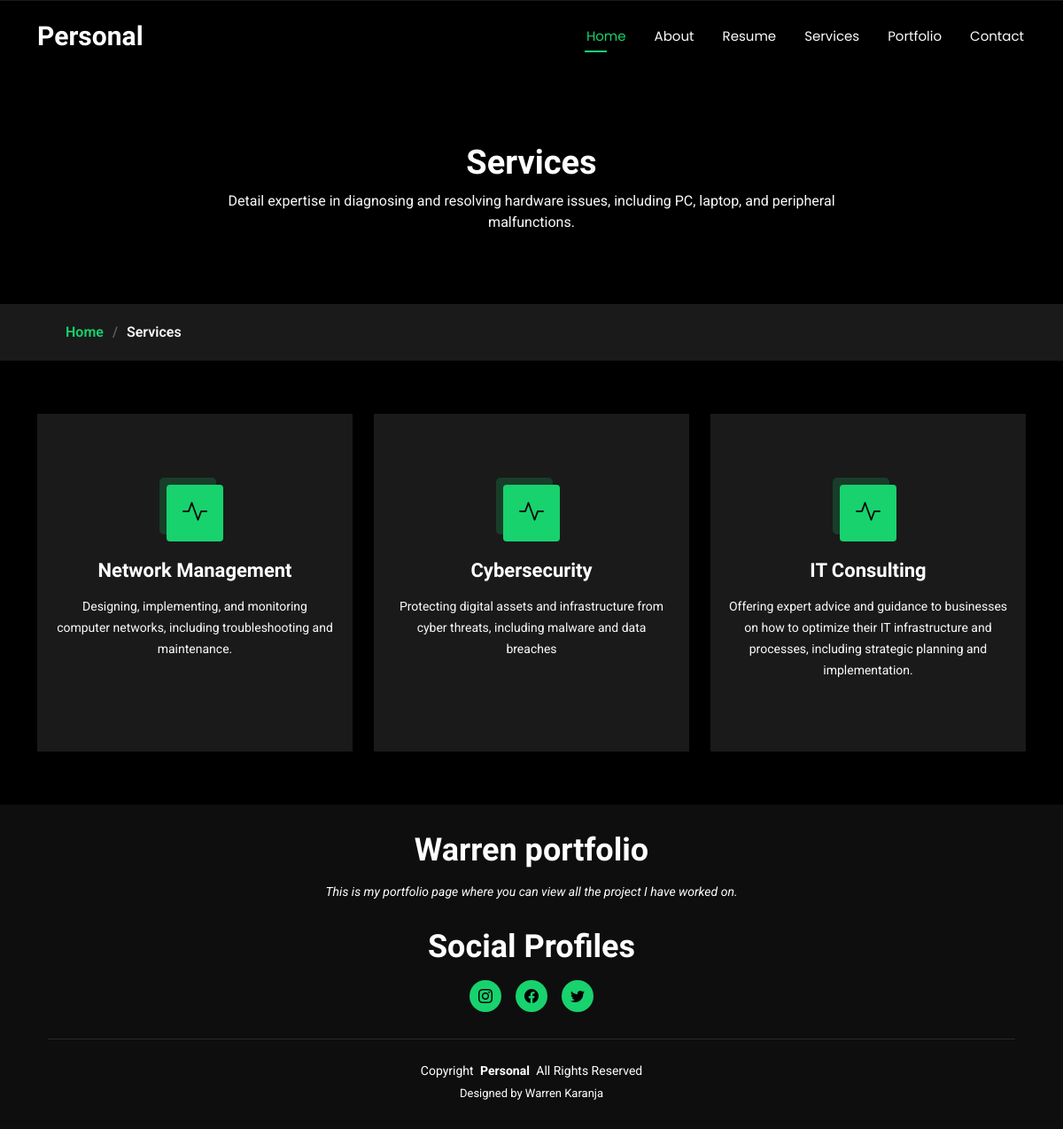
Page /services/ on the committed database.
### main/models.py (models this page shows, shortened)
class Service(models.Model):
    title = models.CharField(max_length=200)
    description = models.TextField()
    icon = models.CharField(max_length=50, default="bi bi-activity")

class SocialProfile(models.Model):
    name = models.CharField(max_length=50)
    url = models.URLField()
    icon_class = models.CharField(max_length=100)  # like 'bi bi-twitter-x'

### main/views.py (the view)
# urls.py: path('services/', views.services, name='services'),
def services(request):
    services = Service.objects.all()
    return render(request, 'service.html', {'services': services})

### main/context_processors.py (called while the page is built)
def social_profiles(request):
    profiles = SocialProfile.objects.all()
    return {'social_profiles': profiles}

### main/templates/service.html
{% extends 'base.html' %}
{% block content %}
<main class="main">
    <div class="page-title" data-aos="fade">
        <div class="heading">
            <div class="container">
                <div class="row d-flex justify-content-center text-center">
                    <div class="col-lg-8">
                        <h1>Services</h1>
                        <p class="mb-0">
                            Detail expertise in diagnosing and resolving hardware issues, including PC, laptop, and peripheral malfunctions.
                        </p>
                    </div>
                </div>
            </div>
        </div>
        <nav class="breadcrumbs">
            <div class="container">
                <ol>
                    <li><a href="{% url 'home' %}">Home</a></li>
                    <li class="current">Services</li>
                </ol>
            </div>
        </nav>
    </div>
    <section id="services" class="services section">
        <div class="container">
            <div class="row gy-4">
                {% for service in services %}
                <div class="col-lg-4 col-md-6" data-aos="fade-up" data-aos-delay="{{ forloop.counter0|add:1 }}00">
                    <div class="service-item position-relative">
                        <div class="icon">
                            <i class="{{ service.icon }}"></i>
                        </div>
                            <h3>{{ service.title }}</h3>
                        <p>{{ service.description }}</p>
                    </div>
                </div>
                {% endfor %}
            </div>
        </div>
    </section>
</main>
{% endblock %}

### main/templates/base.html (shortened to what this page needs)
{% load static %}
<!DOCTYPE html>
<html lang="en">
<head>
  <link href="{% static 'vendor/bootstrap/css/bootstrap.min.css' %}" rel="stylesheet">
  <link href="{% static 'vendor/bootstrap-icons/bootstrap-icons.css' %}" rel="stylesheet">
  <link href="{% static 'assets/vendor/aos/aos.css' %}" rel="stylesheet">
  <link href="{% static 'vendor/swiper/swiper-bundle.min.css' %}" rel="stylesheet">
  <link href="{% static 'vendor/glightbox/css/glightbox.min.css' %}" rel="stylesheet">
  <link href="{% static 'css/main.css' %}" rel="stylesheet">
</head>
<body class="index-page">
  <header id="header" class="header d-flex align-items-center fixed-top">
    <div class="container-fluid container-xl position-relative d-flex align-items-center justify-content-between">
      <a href="{% url 'home' %}" class="logo d-flex align-items-center">
        <h1 class="sitename">Personal</h1>
      </a>
      <nav id="navmenu" class="navmenu">
        <ul>
          <li><a href="{% url 'home' %}" class="active">Home</a></li>
          <li><a href="{% url 'about' %}">About</a></li>
          <li><a href="{% url 'resume' %}">Resume</a></li>
          <li><a href="{% url 'services' %}">Services</a></li>
          <li><a href="{% url 'portfolio' %}">Portfolio</a></li>
          <li><a href="{% url 'contact' %}">Contact</a></li>
        </ul>
      </nav>
    </div>
  </header>
  {% block content %} {% endblock content %}
  <footer id="footer" class="footer dark-background">
    <div class="container">
      <h3 class="sitename">Warren portfolio</h3>
      <p>This is my portfolio page where you can view all the project I have worked on.</p>
      <div class="row">
        <div class="col-12">
            <h3 class="text-center mb-3">Social Profiles</h3>
            <div class="social-links d-flex justify-content-center">
                {% for profile in social_profiles %}
                    <a href="{{ profile.url }}" target="_blank" class="mx-2">
                        <i class="{{ profile.icon_class }}"></i>
                    </a>
                {% endfor %}
            </div>
        </div>
    </div>
      <div class="container">
        <div class="copyright">
          <span>Copyright</span> <strong class="px-1 sitename">Personal</strong> <span>All Rights Reserved</span>
        </div>
        <div class="credits">
          Designed by Warren Karanja</a>
        </div>
      </div>
    </div>
  </footer>
</body>
</html>

### rows in the picture
Service: title "Network Management", description "Designing, implementing, and monitoring computer networks, including troubleshooting and maintenance."
Service: title "Cybersecurity", description "Protecting digital assets and infrastructure from cyber threats, including malware and data breaches"
Service: title "IT Consulting", description "Offering expert advice and guidance to businesses on how to optimize their IT infrastructure and processes, including strategic planning and implementation."
